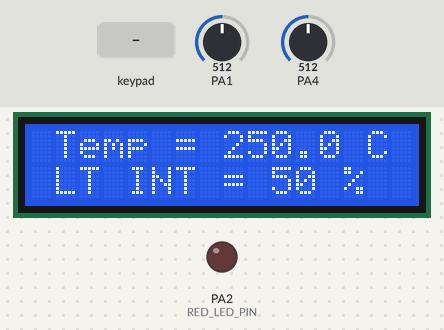
Simulated run of this program. Board: ATmega32, built with avr-gcc and emulated at 8 MHz. On the bench: 16×2 character LCD, output pins drawn as LEDs (lit = HIGH). Wiring (inferred from the names in the program): 4×4 keypad: rows PD0, PD1, PD2, PD3; columns PD4, PD5, PD6, PD7; character LCD (HD44780): RS PC0; R/W PC1; E PC2; data PC4, PC5, PC6, PC7. Inputs (shaded band) come from the test bench; at power-on: PA1 = 512, PA4 = 512. Pins used as bus, display or sensor lines are not drawn.

Above: at 1.2 s.
1.3 s: keypad keys 8 5 2 0 * pressed 0.4 s apart
At 3.6 s:
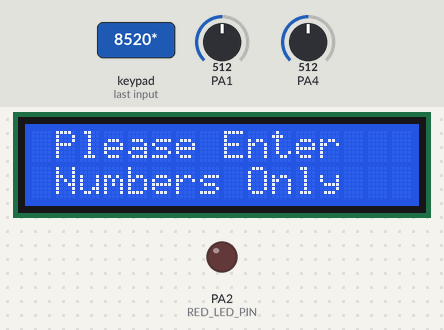
4.8 s: key '7' pressed
At 6.1 s:
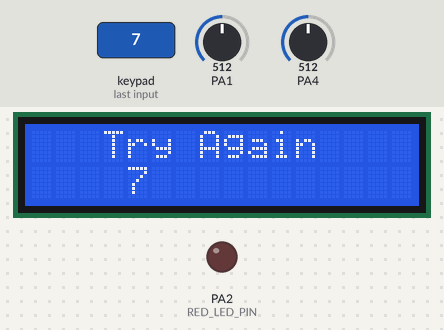
7.0 s: key '9' pressed
At 7.6 s:
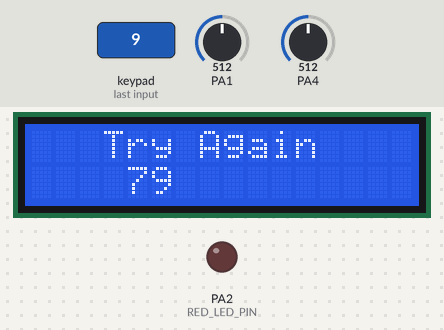
8.7 s: keypad keys 8 5 2 0 pressed 0.4 s apart
At 11.0 s:
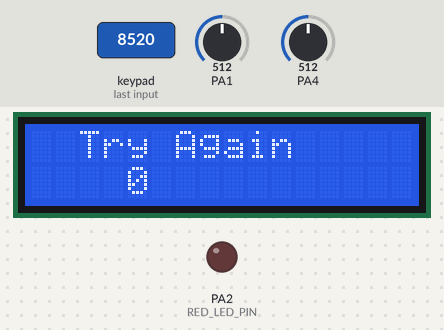
11.8 s: key '/' pressed
At 14.5 s:
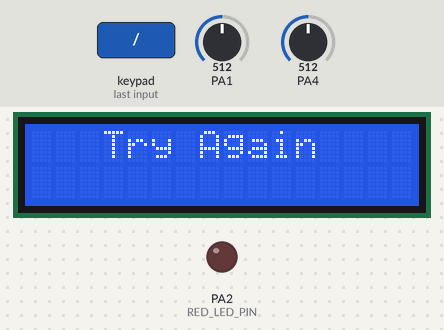
15.0 s: keypad keys 8 5 2 0 = pressed 0.4 s apart
At 19.8 s:
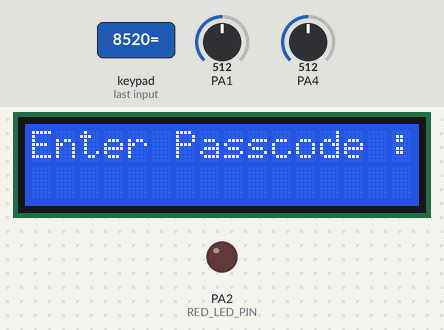
Timing chart, 0 to 21.2 s (numbered marks = the images above; inputs shaded):
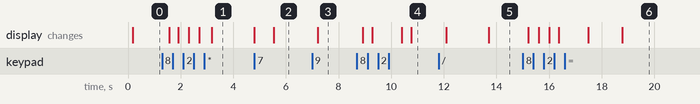

The program:

main.c
```c
/*******************************************************************************************************/
/* Author            : Ahmed khaled Hammad & Mohamed Ahmed Abdelhamid                                  */
/* Version           : V0.0.0                                                                          */
/* Data              : 24 May 2022                                                                     */
/* Description       : main.c --> IMT_SMART_HOME                                                       */
/* Project Features  :                                                                                 */
/*      1- Calculate Temperature and Light intensity                                                                */
/*		2- Display Temperature and Light intensity On LCD                                              */
/*      3- Login System                                                                        */
/*      4-                                                                                     */
/* Future Updates:                                                                                     */
/*      1-                                                                       */
/*******************************************************************************************************/

/*#####################################################################################################*/
/*#####################################################################################################*/

/*******************************************************************************************************/
/*                                      Standard Types LIB                                             */
/*******************************************************************************************************/

#include "../LIB/LSTD_TYPES.h"
#include "../LIB/LBIT_MATH.h"


/*#####################################################################################################*/
/*#####################################################################################################*/

/*******************************************************************************************************/
/*                                      MCAL Components                                                */
/*******************************************************************************************************/

#include"../MCAL/MDIO/MDIO_Interface.h"         //for DIO
#include"../MCAL/MGIE/MGIE_Interface.h"         //for Global Interrupt
#include"../MCAL/MTIMER/MTIMER_Interface.h"     //for timer
#include"../MCAL/MADC/MADC_Interface.h"         //for ADC

/*#####################################################################################################*/
/*#####################################################################################################*/

/*******************************************************************************************************/
/*                                      HAL Components                                                 */
/*******************************************************************************************************/

#include"../HAL/HCLCD/HCLCD_Interface.h"         //for LCD
#include"../HAL/HKPD/HKPD_Interface.h"           //for KPD
#include"../HAL/HLED/HLED_Interface.h"           //for LED


/*#####################################################################################################*/
/*#####################################################################################################*/

/*******************************************************************************************************/
/*                                   Service Layer  Components                                         */
/*******************************************************************************************************/

#define F_CPU  8000000UL
#include<util\delay.h>

/*#####################################################################################################*/
/*#####################################################################################################*/

/*******************************************************************************************************/
/*                                      Global Variables(Flag)                                         */
/*******************************************************************************************************/
u8 Global_Flag_1 = 0;
u8 Temerature , Temerature_dec;
u16 percent;

/*#####################################################################################################*/
/*#####################################################################################################*/

/*******************************************************************************************************/
/*                                     Application Function Prototype                                  */
/*******************************************************************************************************/
void Ask_For_Login(void);
void Get_Temperature(void);
void Display_Temperature(void);
void Light_Intensity(void);
void Get_Light_Intensity(void);


/*#####################################################################################################*/
/*#####################################################################################################*/

/*******************************************************************************************************/
/*                                    Beginning of the System                                          */
/*******************************************************************************************************/


int main(void)
{
/*#####################################################################################################*/
/*#####################################################################################################*/

/*******************************************************************************************************/
/*                                          System variables                                           */
/*******************************************************************************************************/
u8 Local_Key;


/*#####################################################################################################*/
/*#####################################################################################################*/

/*******************************************************************************************************/
/*                                      System Initialization                                          */
/*******************************************************************************************************/

    MADC_VidInit();                                            /*         Initialize ADC           */
	/*******************************************************************************************************/
	/*                    F_cpu = 8MHz, prescaler = 64 -->F_timer = 125000HZ ,                             */
	/*                    T_tick = 8 micro second ,One_OVF = 256*8 = 2048  micro second ,                  */
	/*	                  F_out = Fcpu/N*510                                                               */
	/*******************************************************************************************************/
	HCLCD_Vid4Bits_Init();                                     /*        LCD Initialization        */
    HKPD_VidInit();
    HLED_VidInit(RED_LED_PIN,RED_LED_PORT);


    while(1)
    {


    	if(Global_Flag_1 == 0)
    	{
        	/* Calls a Functions that Displays The Current Temperature  */
        	Display_Temperature();
        	/* Calls a Functions that Displays The Light Intensity  */
        	Light_Intensity();
    	}
    	else
    	{
    		HCLCD_Vid4Bits_SetPosition(HCLCD_LINE1,0);
    		HCLCD_Vid4Bits_DisplayString(" Press Any Key ");
    		HCLCD_Vid4Bits_SetPosition(HCLCD_LINE2,1);
    		HCLCD_Vid4Bits_DisplayString(" To Try Again ");

    	}


    	for(u16 i =0 ; i<1000 ;i++)
    	{
    		Local_Key = HKPD_U8GetKeyPressed();
    		if(Local_Key != NOT_PRESSED)
    		{
    			/* Calls a Functions that asks the user to enter Password */
    			Ask_For_Login();
    		}
    	}


    }


	return 0;
}


/* Functions Implementation  */

void Get_Temperature(void)
{
	/*******************************************************************************************************/
	/*                                         Calculate Temperature                                       */
	/*******************************************************************************************************/
	u16 Digital_Value, Analog_value;

	Digital_Value = MADC_u16ADC_StartConversion(CHANNEL_4);         /*        Get ADC Reading           */
	Analog_value = (u16)((Digital_Value*5000UL)/1024);              /*        Read Analog Voltage       */
	Temerature_dec = (Analog_value % 10);
	Temerature = (Analog_value/10);                                 /*        Calculate Temperature     */
}
void Display_Temperature(void)
{
	/*******************************************************************************************************/
	/*                                          Display Temperature                                            */
	/*******************************************************************************************************/

	Get_Temperature();                                   /* Function That Calculates Temperature */
	HCLCD_Vid4Bits_ClearScreen();
	HCLCD_Vid4Bits_SetPosition(HCLCD_LINE1,1);          /*  Position of Temperature on LCD first row */
	HCLCD_Vid4Bits_DisplayString("Temp = ");
	HCLCD_Vid4Bits_DisplayNumber(Temerature);
	HCLCD_Vid4Bits_DisplayString(".");
	HCLCD_Vid4Bits_DisplayNumber(Temerature_dec);
	HCLCD_Vid4Bits_DisplayString(" C");

}

void Get_Light_Intensity(void)
{
	/*******************************************************************************************************/
	/*                                         Calculate Light Intensity                                   */
	/*******************************************************************************************************/
	u16 Digital_Value1;


	Digital_Value1 = MADC_u16ADC_StartConversion(CHANNEL_1);                 /* Getting ADC Reading from the LDR */
	 /* Calculating the Light Intensity Percent  */
	percent = (u16)((Digital_Value1*100UL)/1024);                    /*    Converting The Reading into Percentage    */
}
/*******************************************************************************************************/
/*                                         Display Light Intensity                                     */
/*******************************************************************************************************/
void Light_Intensity(void)
{
	Get_Light_Intensity();                              /* Function That Calculates Light Intensity */
	HCLCD_Vid4Bits_SetPosition(HCLCD_LINE2,1);
	HCLCD_Vid4Bits_DisplayString("LT INT = ");         /* Displays the Light Intensity Reading of the LDR */
	HCLCD_Vid4Bits_DisplayNumber(percent);
	HCLCD_Vid4Bits_DisplayString(" %");

}


void Ask_For_Login(void)
{
	/*******************************************************************************************************/
	/*                                         Login System Function                                       */
	/*******************************************************************************************************/
    u8 Local_u8Key;
     u16 password = 8520 ,value , Num1=0;
     u8 Operator = 0,counter=0 , counter2=0;

    HCLCD_Vid4Bits_ClearScreen();
    HCLCD_Vid4Bits_DisplayString("Enter Passcode :");       /* Asking User to Enter Password */
    HCLCD_Vid4Bits_SetPosition(HCLCD_LINE2,4);
	while(1)
	{
		Local_u8Key = HKPD_U8GetKeyPressed();             /* Checks if The Key is Pressed  */

	       if(Local_u8Key != NOT_PRESSED)                 /* if Key is Pressed */
	       {
	    	   if(counter<4)
	    	   {
	    		   counter++;

	    	   switch(Local_u8Key)
	    	   {
	    	   case '0':
	    		   value =0;
	    		   Num1 = (Num1*10) +value ;
	    		   HCLCD_Vid4Bits_DisplayCharacter('0');
	    		   break;
	    	   case '1':
	    		   value =1;
	    		   Num1 = (Num1*10) +value ;
	    		   HCLCD_Vid4Bits_DisplayCharacter('1');
	    		   break;
	    	   case '2':
	    	       value =2;
	    	       Num1 = (Num1*10) +value ;
	    	       HCLCD_Vid4Bits_DisplayCharacter('2');
	    	       break;
	    	   case '3':
	    	       value =3;
	    	       Num1 = (Num1*10) +value ;
	    	       HCLCD_Vid4Bits_DisplayCharacter('3');
	    	       break;
	    	   case '4':
	    	       value =4;
	    	       Num1 = (Num1*10) +value ;
	    	       HCLCD_Vid4Bits_DisplayCharacter('4');
	    	       break;
	    	   case '5':
	    	       value =5;
	    	       Num1 = (Num1*10) +value ;
	    	       HCLCD_Vid4Bits_DisplayCharacter('5');
	    	       break;
	    	   case '6':
	    	       value =6;
	    	       Num1 = (Num1*10) +value ;
	    	       HCLCD_Vid4Bits_DisplayCharacter('6');
	    	       break;
	    	   case '7':
	    	       value =7;
	    	       Num1 = (Num1*10) +value ;
	    	       HCLCD_Vid4Bits_DisplayCharacter('7');
	    	        break;
	       	   case '8':
	        	   value =8;
	        	   Num1 = (Num1*10) +value ;
	        	   HCLCD_Vid4Bits_DisplayCharacter('8');
	        	    break;
	           case '9':
	        	   value =9;
	        	   Num1 = (Num1*10) +value ;
	        	   HCLCD_Vid4Bits_DisplayCharacter('9');
	        	    break;
	           default:                                    /* if any Button is pressed other than Numbers */
	        	   HCLCD_Vid4Bits_ClearScreen();

	        	   HCLCD_Vid4Bits_SetPosition(HCLCD_LINE1,1);
	        	   HCLCD_Vid4Bits_DisplayString("Please Enter");

	        	   HCLCD_Vid4Bits_SetPosition(HCLCD_LINE2,1);
	        	   HCLCD_Vid4Bits_DisplayString("Numbers Only");
	        	   _delay_ms(1500);

	        	   HCLCD_Vid4Bits_ClearScreen();
	        	   HCLCD_Vid4Bits_DisplayString("   Try Again ");     /* Asks The User to Enter Password Again */
	        	   HCLCD_Vid4Bits_SetPosition(HCLCD_LINE2,4);
	        	   _delay_ms(500);
	        	   counter =0 ;

	    	   }

	    	   }
	    	   if(counter>3)                   /* if 4 Numbers Are Entered */
	    	   {
	    		   if(Num1 == password)       /* Checks if Password Match */
	    		   {
	    		   _delay_ms(1000);

	    		   HCLCD_Vid4Bits_ClearScreen();

	    		   HCLCD_Vid4Bits_DisplayString("    Welcome ");   /* Welcome Message is Displayed */
	    		   Global_Flag_1 = 0;
	    		   _delay_ms(1000);
	    		   break;
	    		   }
	    		   else
	    		   {

	    			   if(counter2 < 2)           /* if a wrong password is entered less than three times */
	    			   {
	    	    		 _delay_ms(1000);
	    	    		 HCLCD_Vid4Bits_ClearScreen();
	    	    		 HCLCD_Vid4Bits_DisplayString("  Try Again ");
	    			     counter = 0 ;
	    			     Num1=0;
	    			     counter2++;
	    			     HCLCD_Vid4Bits_SetPosition(HCLCD_LINE2,4);


	    			   }
	    			   else                      /* if Password is entered 3 times Wrong */
	    			   {
	    				   _delay_ms(1000);
	    				   HCLCD_Vid4Bits_ClearScreen();
	    				   HCLCD_Vid4Bits_DisplayString(" Out of tries !");
	    				   Global_Flag_1 = 1;
	    				   for(u8 i =0 ; i<25 ; i++)
	    				   {
	    					   HLED_VidInit_On(RED_LED_PIN,RED_LED_PORT);
	    					   _delay_ms(200);
	    					   HLED_VidInit_Off(RED_LED_PIN,RED_LED_PORT);
	    					   _delay_ms(200);
	    				   }
	    				    break;


	    			   }

	    		   }

	    	   }

	       }
	}

}
```

HCLCD_Config.h
```c
/* Author            : Ahmed khaled Hammad & Mohamed Ahmed Abdelhamid                                  */
/* Version           : V0.0.0                                                                          */
/* Data              : 24 May 2022                                                                     */
/* Description       : HLCD Driver                                                                     */

#ifndef HAL_HCLCD_HCLCD_CONFIG_H_
#define HAL_HCLCD_HCLCD_CONFIG_H_


/*Configure RS,RW,E pin --> (PIN0 TO PIN7)*/
#define RS PIN0
#define RW PIN1
#define E  PIN2

/*Configure CONTROL_PORT --> (MDIO_PORTA,MDIO_PORTB,DIO_PORTC,MDIO_PORTD)*/

#define CONTROL_PORT  MDIO_PORTC


/*Configure DATA_PORT --> (MDIO_PORTA,MDIO_PORTB,DIO_PORTC,MDIO_PORTD)*/

#define DATA_PORT     MDIO_PORTC

#define HCLCD_PINSTART  PIN4
#define HCLCD_PINEND    PIN7

/*Configure Function set options:
 * 1- FUNCTION_SET_8BITS_2LINES
 * 2- FUNCTION_SET_8BITS_1LINES
 * 3- FUNCTION_SET_4BITS_2LINES
 * 4- FUNCTION_SET_4BITS_1LINES
 * */
#define HCLCD_FUNCTION_SET  FUNCTION_SET_4BITS_2LINES

/*Configure DISPLAY_ON_OFF options:
 * 1- DISPLAY_ON_CURSOR_ON_BLINKING_ON
 * 2- DISPLAY_ON_CURSOR_ON_BLINKING_OFF
 * 3- DISPLAY_ON_CURSOR_OFF
 * 4- DISPLAY_OFF
 * */
#define HCLCD_DISPLAY_ON_OFF  DISPLAY_ON_CURSOR_OFF

/*Configure ENTRY_MODE_SET options:
 * 1- ENTRY_MODE_SET_INCEREASE_WITH_SHIFT
 * 2- ENTRY_MODE_SET_INCEREASE
 * 3- ENTRY_MODE_SET_DECEREASE_WITH_SHIFT
 * 4- ENTRY_MODE_SET_DECEREASE
 * */

#define HCLCD_ENTRY_MODE_SET  ENTRY_MODE_SET_INCEREASE

#endif /* HAL_HCLCD_HCLCD_CONFIG_H_ */
```

HKPD_Interface.h
```c
/* Author            : Ahmed khaled Hammad & Mohamed Ahmed Abdelhamid                                  */
/* Version           : V0.0.0                                                                          */
/* Data              : 24 May 2022                                                                     */
/* Description       : HKPD Driver                                                                     */


#ifndef HAL_HKPD_HKPD_INTERFACE_H_
#define HAL_HKPD_HKPD_INTERFACE_H_

#define NOT_PRESSED 255
/*KPD INIT*/
void HKPD_VidInit(void);
/*KPD Get Pressed*/
u8 HKPD_U8GetKeyPressed(void);

#endif /* HAL_HKPD_HKPD_INTERFACE_H_ */
```

Source omitted: HKPD_Config.h (1266 bytes), HCLCD_Interface.h (2900 bytes), HCLCD_Program.c (11326 bytes), HKPD_Program.c (3274 bytes), HLED_Interface.h (1456 bytes), HLED_Program.c (1986 bytes), HCLCD_Private.h (1661 bytes), HKPD_Private.h (533 bytes), LBIT_MATH.h (1210 bytes), LSTD_TYPES.h (990 bytes), MADC_Config.h (1063 bytes), MADC_Interface.h (887 bytes) and 12 more

Measured:
- after the input at 1.3 s, the display: first changes after 0.26 s (image 1 shows a later state)
- after the input at 4.8 s, the display: first differs from a run without the input after 0.74 s (image 2)
- after the input at 7.0 s, the display: changes after 0.21 s (image 3)
- after the input at 8.7 s, the display: first changes after 0.21 s (image 4 shows a later state)
- after the input at 11.8 s, the display: first changes after 0.29 s (image 5 shows a later state)
- after the input at 15.0 s, the display: first changes after 0.21 s (image 6 shows a later state)
